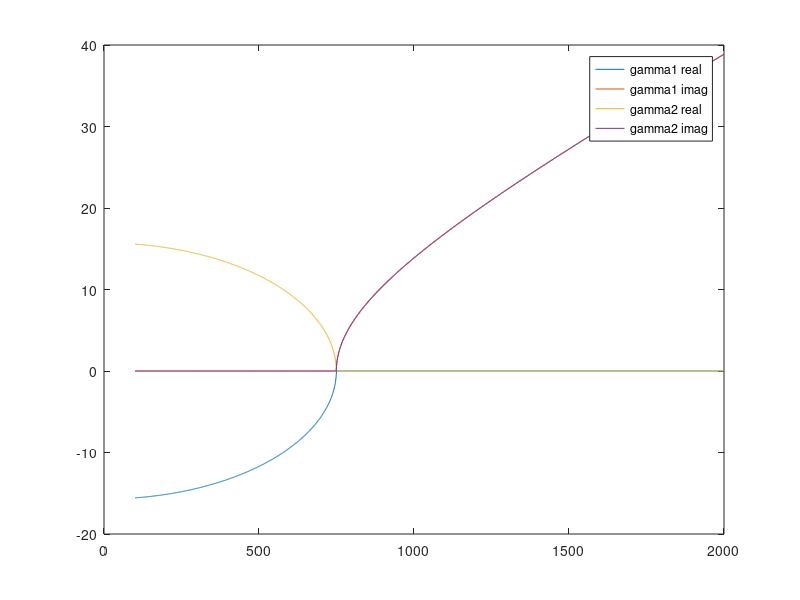
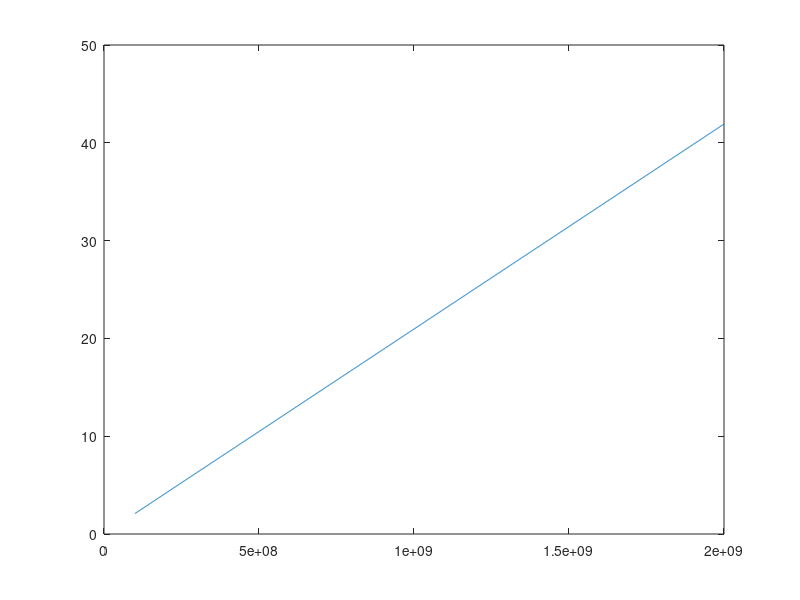

Write MATLAB code to recreate these figures, in order.
clear, clf
c0 = 299792458;
f = (100:2000)*10^6;
w = f*2*pi;
k0 = w*(1/c0);

a = 0.2;
gamma1 = 1j*sqrt(k0.^2-(pi/a).^2);

gamma2 = sqrt(((pi/a).^2)-k0.^2);
figure(1)
plot(f*10^-6,real(gamma1),'DisplayName','gamma1 real')
hold on
plot(f*10^-6,imag(gamma1),'DisplayName','gamma1 imag')
plot(f*10^-6,real(gamma2),'DisplayName','gamma2 real')
plot(f*10^-6,imag(gamma2),'DisplayName','gamma2 imag')
legend()
figure(2)

plot(f,k0)
%plot([(pi/a).^2,(pi/a).^2],[0,max(imag(gamma1))])
